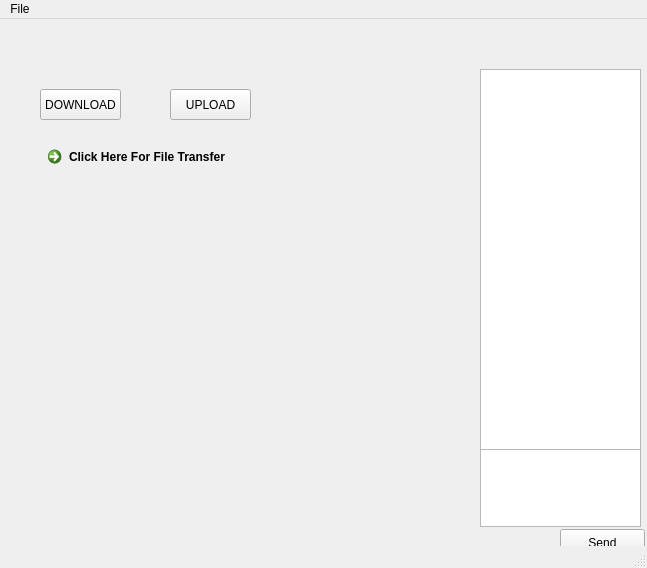
<?xml version="1.0" encoding="UTF-8"?>
<ui version="4.0">
 <class>MainWindow</class>
 <widget class="QMainWindow" name="MainWindow">
  <property name="geometry">
   <rect>
    <x>0</x>
    <y>0</y>
    <width>647</width>
    <height>568</height>
   </rect>
  </property>
  <property name="windowTitle">
   <string>MainWindow</string>
  </property>
  <widget class="QWidget" name="centralwidget">
   <widget class="QPushButton" name="pushButton">
    <property name="geometry">
     <rect>
      <x>40</x>
      <y>70</y>
      <width>81</width>
      <height>31</height>
     </rect>
    </property>
    <property name="cursor">
     <cursorShape>PointingHandCursor</cursorShape>
    </property>
    <property name="mouseTracking">
     <bool>true</bool>
    </property>
    <property name="text">
     <string>DOWNLOAD</string>
    </property>
   </widget>
   <widget class="QPushButton" name="pushButton_2">
    <property name="geometry">
     <rect>
      <x>170</x>
      <y>70</y>
      <width>81</width>
      <height>31</height>
     </rect>
    </property>
    <property name="cursor">
     <cursorShape>PointingHandCursor</cursorShape>
    </property>
    <property name="mouseTracking">
     <bool>true</bool>
    </property>
    <property name="text">
     <string>UPLOAD</string>
    </property>
   </widget>
   <widget class="QPushButton" name="pushButton_4">
    <property name="geometry">
     <rect>
      <x>560</x>
      <y>510</y>
      <width>85</width>
      <height>27</height>
     </rect>
    </property>
    <property name="cursor">
     <cursorShape>PointingHandCursor</cursorShape>
    </property>
    <property name="text">
     <string>Send</string>
    </property>
   </widget>
   <widget class="QTextEdit" name="textEdit">
    <property name="geometry">
     <rect>
      <x>480</x>
      <y>50</y>
      <width>161</width>
      <height>381</height>
     </rect>
    </property>
   </widget>
   <widget class="QTextEdit" name="textEdit_2">
    <property name="geometry">
     <rect>
      <x>480</x>
      <y>430</y>
      <width>161</width>
      <height>78</height>
     </rect>
    </property>
   </widget>
   <widget class="QCommandLinkButton" name="commandLinkButton">
    <property name="geometry">
     <rect>
      <x>40</x>
      <y>120</y>
      <width>321</width>
      <height>41</height>
     </rect>
    </property>
    <property name="text">
     <string>Click Here For File Transfer</string>
    </property>
   </widget>
  </widget>
  <widget class="QStatusBar" name="statusbar"/>
  <widget class="QMenuBar" name="menuBar">
   <property name="geometry">
    <rect>
     <x>0</x>
     <y>0</y>
     <width>647</width>
     <height>22</height>
    </rect>
   </property>
   <widget class="QMenu" name="menuFile">
    <property name="title">
     <string>File</string>
    </property>
    <addaction name="actionOpen"/>
   </widget>
   <addaction name="menuFile"/>
  </widget>
  <action name="actionOpen">
   <property name="text">
    <string>Open</string>
   </property>
  </action>
 </widget>
 <resources/>
 <connections/>
</ui>
